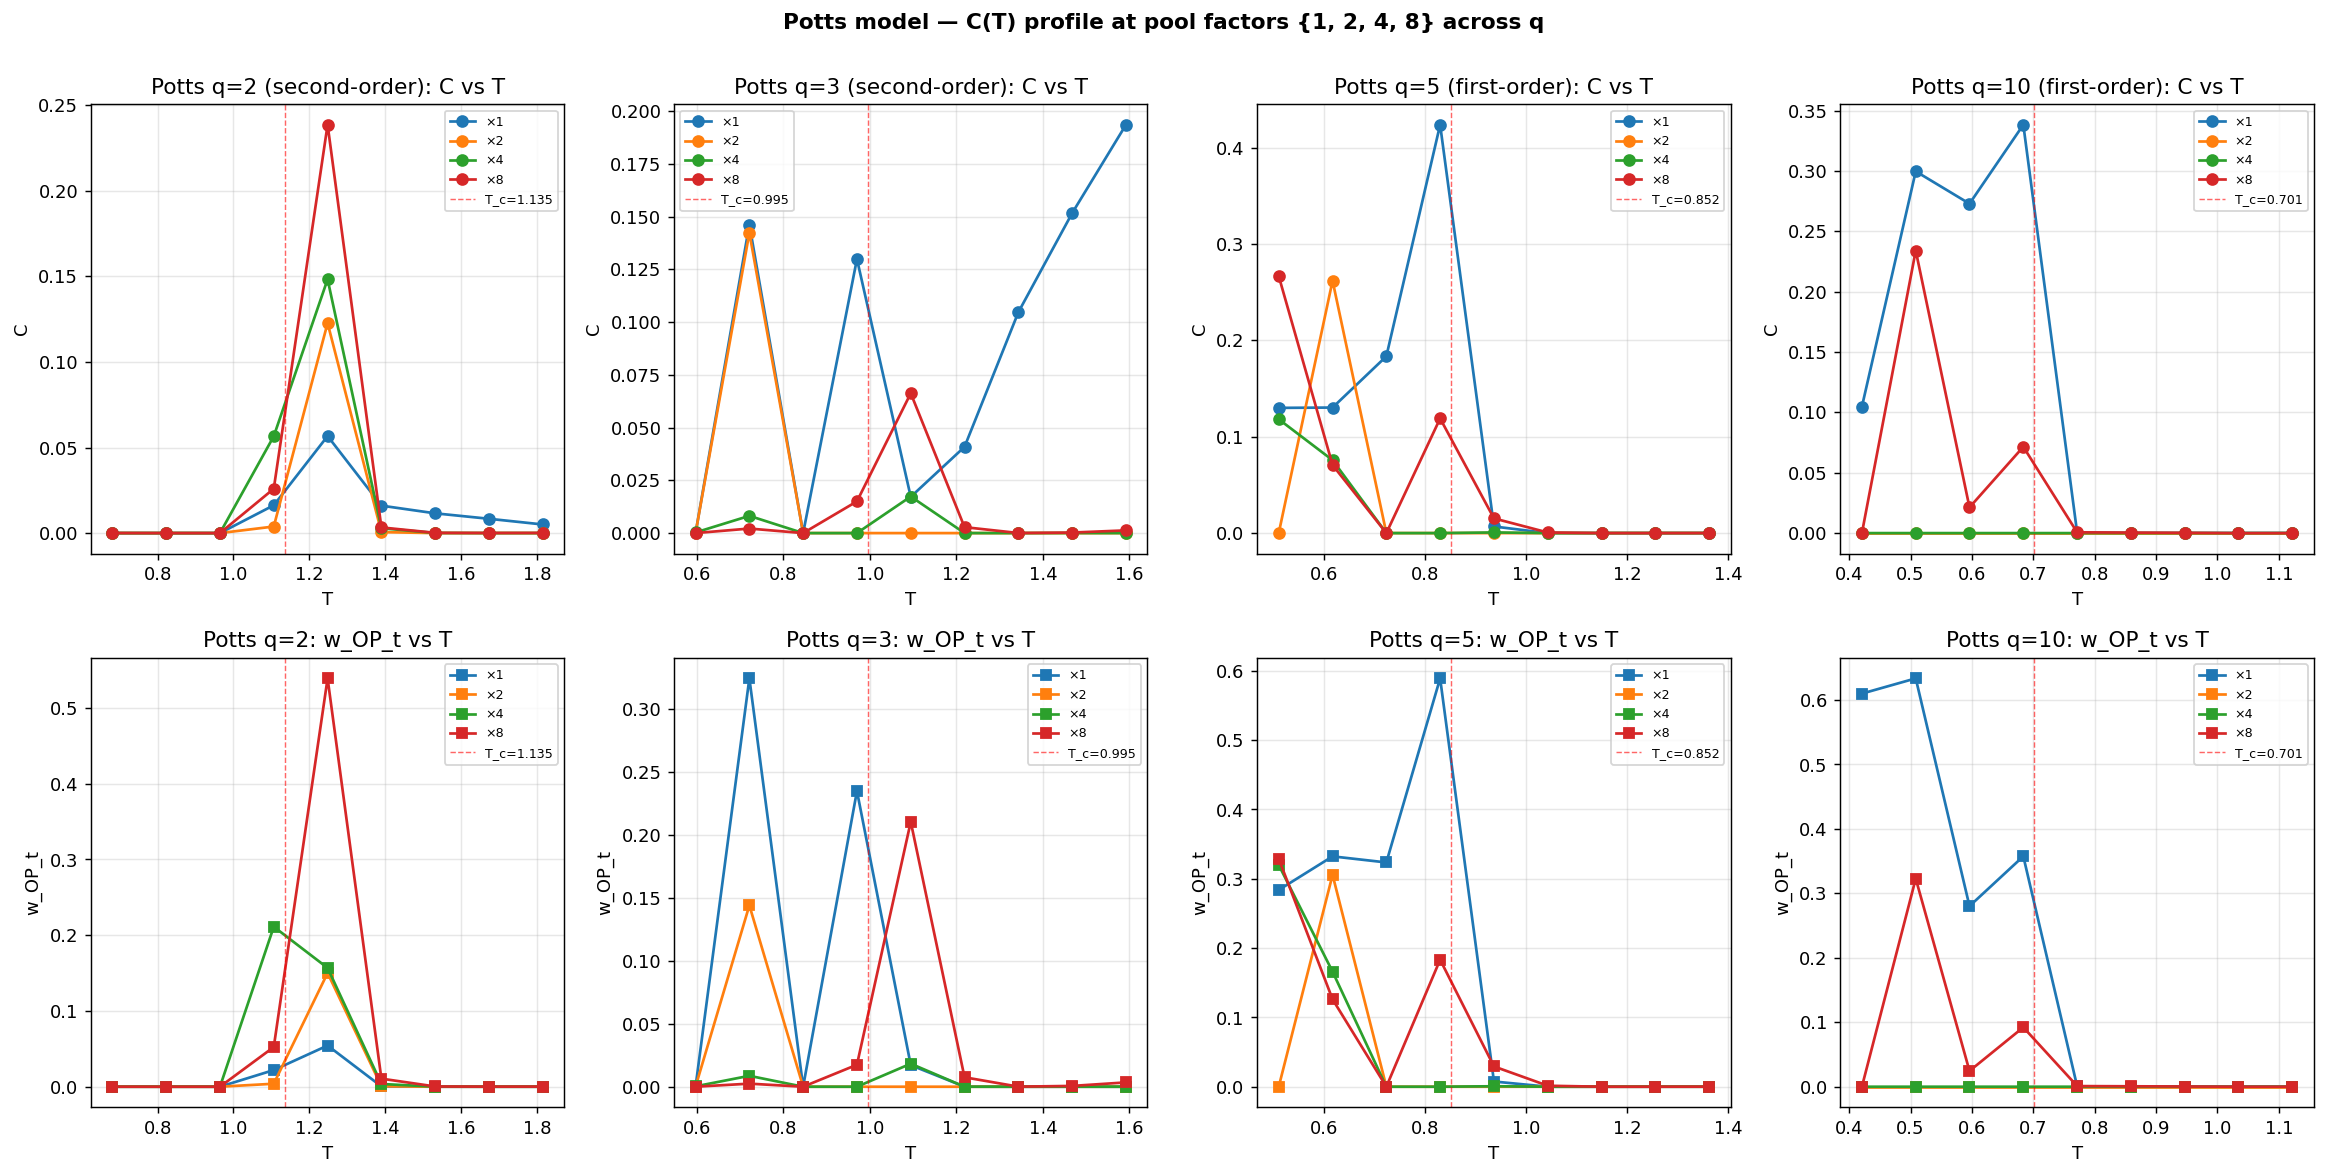

Generate this figure with Python:
"""
Potts Model — multi-scale C across q values.

Tests whether the RG (Renormalization Group) beta function
  beta(s -> 2s) = C(2s) - C(s)
discriminates between second-order (q <= 4) and first-order (q >= 5) Potts
transitions.

Predictions (recorded before running):
  q = 2  (second-order, Ising universality in Potts convention):
         beta > 0 across scales at T_c (scale-invariant)
  q = 3  (weakly second-order):
         beta > 0 across scales at T_c
  q = 5  (first-order):
         beta peaks at some finite scale then declines → characteristic size
  q = 10 (strongly first-order):
         beta peaks at a small/medium scale — nucleation domains

T_c(q) = 1 / ln(1 + sqrt(q)).
"""
import sys, os, time, json
sys.path.insert(0, os.path.join(os.path.dirname(__file__), '..', '..', '..'))

import numpy as np
import matplotlib.pyplot as plt
from complexity_framework_v9 import compute_C
from fingerprint_test import potts_run
from multiscale_diagnostic import coarsen_history

# ── experiment setup ──────────────────────────────────────────────────────────
Q_VALUES  = [2, 3, 5, 10]
POOLS     = (1, 2, 4, 8)
G         = 48
SWEEPS    = 4000
BURNIN_M  = 1500             # in Metropolis sweeps
WINDOW    = 100              # snapshots
SNAP_EVERY = 25
N_SEEDS   = 3

# C-compute burnin/window operate on the snapshot history, not the raw sweeps
C_BURNIN = 10
C_WINDOW = 80

def Tc_of_q(q):
    return 1.0 / np.log(1.0 + np.sqrt(q))

def sweep_q(q, T_values):
    rows = []
    Tc = Tc_of_q(q)
    print(f"\n{'='*60}\nPotts q={q}, T_c = {Tc:.4f}\n{'='*60}")
    for T in T_values:
        per  = {pool: [] for pool in POOLS}
        wopt = {pool: [] for pool in POOLS}
        for seed in range(N_SEEDS):
            hist = potts_run(T, q=q, G=G,
                             sweeps=SWEEPS, burnin=BURNIN_M,
                             window=WINDOW, snap_every=SNAP_EVERY,
                             seed=seed)
            T_len = hist.shape[0]
            hist_3d = hist.reshape(T_len, G, G)
            for pool in POOLS:
                grid = coarsen_history(hist_3d, pool)
                if grid.shape[1] < 4:
                    continue
                r = compute_C(grid, C_BURNIN, C_WINDOW)
                per[pool].append(r['score'])
                wopt[pool].append(r['w_OP_t'])
        row = {'T': T, 'q': q, 'T_c': Tc}
        for pool in POOLS:
            if per[pool]:
                row[f'C_{pool}']    = float(np.mean(per[pool]))
                row[f'wOPt_{pool}'] = float(np.mean(wopt[pool]))
        rows.append(row)
        print(f"  T={T:.3f}: " + "  ".join(
            f"C×{p}={row.get(f'C_{p}', 0):.3f}" for p in POOLS))
    return rows


def rg_beta(row):
    """Return list of beta(s -> 2s) = C(2s) - C(s) across pool factors."""
    Cs = [row.get(f'C_{p}') for p in POOLS]
    if None in Cs:
        return []
    return [Cs[i+1] - Cs[i] for i in range(len(Cs)-1)]


if __name__ == '__main__':
    t0 = time.time()

    # T grid: centred on T_c(q), spanning 0.6 Tc to 1.6 Tc
    def T_grid(q, n=9):
        Tc = Tc_of_q(q)
        return np.round(np.linspace(0.6*Tc, 1.6*Tc, n), 4).tolist()

    all_results = {}
    for q in Q_VALUES:
        all_results[q] = sweep_q(q, T_grid(q))

    print(f"\nTotal elapsed: {(time.time()-t0)/60:.1f} min")

    # Save raw data
    out_json = os.path.join(os.path.dirname(__file__), 'potts_q_multiscale.json')
    with open(out_json, 'w') as f:
        json.dump({str(q): [dict(r) for r in v] for q, v in all_results.items()},
                  f, indent=2, default=float)
    print(f"Saved: {out_json}")

    # ── figure 1: C vs T at each scale, one panel per q ──────────────────────
    fig, axes = plt.subplots(2, 4, figsize=(18, 9))
    for col, q in enumerate(Q_VALUES):
        rows = all_results[q]
        Ts = [r['T'] for r in rows]
        Tc = Tc_of_q(q)
        for pool in POOLS:
            Cs = [r.get(f'C_{pool}', 0) for r in rows]
            Ws = [r.get(f'wOPt_{pool}', 0) for r in rows]
            axes[0, col].plot(Ts, Cs, marker='o', label=f'×{pool}')
            axes[1, col].plot(Ts, Ws, marker='s', label=f'×{pool}')
        for ax in (axes[0, col], axes[1, col]):
            ax.axvline(Tc, color='red', ls='--', lw=0.8, alpha=0.6,
                       label=f'T_c={Tc:.3f}')
            ax.legend(fontsize=7); ax.grid(alpha=0.3); ax.set_xlabel('T')
        order_label = 'second-order' if q <= 4 else 'first-order'
        axes[0, col].set_title(f'Potts q={q} ({order_label}): C vs T')
        axes[1, col].set_title(f'Potts q={q}: w_OP_t vs T')
        axes[0, col].set_ylabel('C')
        axes[1, col].set_ylabel('w_OP_t')

    plt.suptitle('Potts model — C(T) profile at pool factors {1, 2, 4, 8} across q',
                 y=1.00, fontsize=12, weight='bold')
    plt.tight_layout()
    out1 = os.path.join(os.path.dirname(__file__), 'potts_q_multiscale.png')
    plt.savefig(out1, dpi=130, bbox_inches='tight')
    print(f"Saved: {out1}")

    # ── figure 2: C vs pool factor AT T_c, one curve per q — the key plot ────
    fig2, axes2 = plt.subplots(1, 2, figsize=(13, 5))
    pool_axis = list(POOLS)
    for q in Q_VALUES:
        rows = all_results[q]
        Tc = Tc_of_q(q)
        # nearest row to Tc
        idx = int(np.argmin([abs(r['T'] - Tc) for r in rows]))
        r = rows[idx]
        Cs = [r.get(f'C_{p}', 0) for p in POOLS]
        axes2[0].plot(pool_axis, Cs, marker='o', label=f'q={q} (T={r["T"]:.3f})', lw=2)
        # RG beta
        beta = rg_beta(r)
        beta_axis = [f'{POOLS[i]}→{POOLS[i+1]}' for i in range(len(POOLS)-1)]
        axes2[1].plot(range(len(beta)), beta, marker='s', label=f'q={q}', lw=2)

    axes2[0].set_xscale('log', base=2)
    axes2[0].set_xticks(pool_axis); axes2[0].set_xticklabels([f'×{p}' for p in pool_axis])
    axes2[0].set_xlabel('spatial pool factor')
    axes2[0].set_ylabel('C at T ≈ T_c')
    axes2[0].set_title('C vs scale at the critical point\n(flat/growing = scale-invariant; peaked = characteristic scale)')
    axes2[0].grid(alpha=0.3); axes2[0].legend()

    axes2[1].axhline(0, color='gray', lw=0.8, ls='--')
    axes2[1].set_xticks(range(len(beta_axis))); axes2[1].set_xticklabels(beta_axis)
    axes2[1].set_xlabel('RG step (s → 2s)')
    axes2[1].set_ylabel('β(s→2s) = C(2s) − C(s)')
    axes2[1].set_title('RG β function at T_c\n(β>0 = scale-invariant; β<0 = structure lost at that scale)')
    axes2[1].grid(alpha=0.3); axes2[1].legend()

    plt.suptitle('Potts multi-scale: discriminating transition order via β function',
                 y=1.02, fontsize=12, weight='bold')
    plt.tight_layout()
    out2 = os.path.join(os.path.dirname(__file__), 'potts_q_beta.png')
    plt.savefig(out2, dpi=130, bbox_inches='tight')
    print(f"Saved: {out2}")

    # ── summary table ────────────────────────────────────────────────────────
    print(f"\n{'q':>4} {'T_c':>8} {'C(×1)':>8} {'C(×2)':>8} {'C(×4)':>8} {'C(×8)':>8}  {'β sign pattern':>20}")
    for q in Q_VALUES:
        rows = all_results[q]
        Tc = Tc_of_q(q)
        idx = int(np.argmin([abs(r['T'] - Tc) for r in rows]))
        r = rows[idx]
        Cs = [r.get(f'C_{p}', 0) for p in POOLS]
        beta = rg_beta(r)
        sign_pattern = ''.join('+' if b > 0 else '-' if b < 0 else '0' for b in beta)
        print(f"{q:>4} {Tc:>8.3f} " + ' '.join(f'{c:>8.3f}' for c in Cs) + f"   {sign_pattern:>20}")
